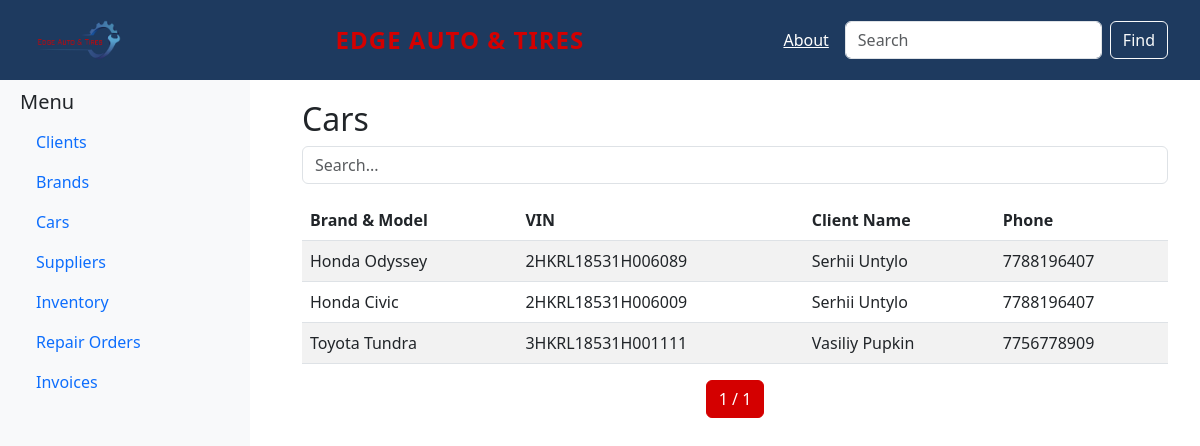
Page /cars/ on the earlier database version.
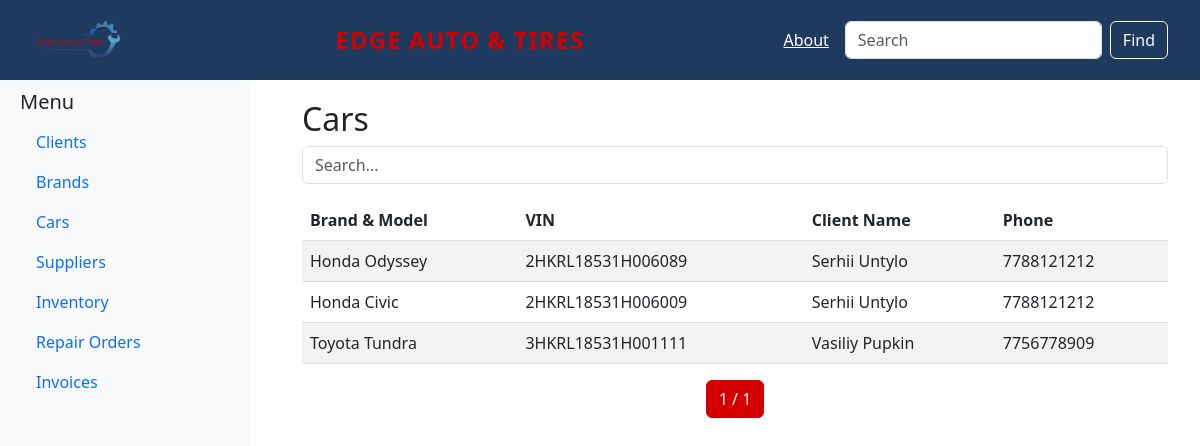
Same page on the later database version.
### cars/models.py (models this page shows, shortened)
class Car(models.Model):
    client = models.ForeignKey(Client, on_delete=models.CASCADE, related_name="cars")
    model = models.ForeignKey(CarModel, on_delete=models.CASCADE, related_name="cars")
    year = models.PositiveIntegerField(verbose_name="Year")
    vin = models.CharField(max_length=17, unique=True, verbose_name="VIN Number")

class Client(models.Model):
    first_name = models.CharField(max_length=50, verbose_name="First Name")
    last_name = models.CharField(max_length=50, verbose_name="Last Name")
    address = models.TextField(verbose_name="Address")
    phone = models.CharField(max_length=15, unique=True, verbose_name="Phone")

class CarModel(models.Model):
    brand = models.ForeignKey(Brand, on_delete=models.CASCADE, related_name="models")
    name = models.CharField(max_length=100, verbose_name="Model")

class Brand(models.Model):
    name = models.CharField(max_length=100, unique=True, verbose_name="Brand")

### cars/views.py (the view, shortened to what this page needs)
# urls.py: path("cars/", car_list, name="car_list"),
def car_list(request):
    query = request.GET.get("q", "").strip()
    cars = Car.objects.select_related("model__brand", "client").all()
    paginator = Paginator(cars, 15)
    page_number = request.GET.get("page")
    page_obj = paginator.get_page(page_number)
    if request.headers.get('x-requested-with') == 'XMLHttpRequest':
        table_html = render(request, "partials/car_table.html", {"page_obj": page_obj}).content.decode("utf-8")
        pagination_html = render(request, "partials/pagination.html", {"page_obj": page_obj}).content.decode("utf-8")
        return JsonResponse({"table_html": table_html, "pagination_html": pagination_html})
    return render(request, "car_list.html", {"page_obj": page_obj, "query": query})

### cars/templates/car_list.html (shortened to what this page needs)
{% extends 'base.html' %}
{% block content %}
<div class="container">
    <h2>Cars</h2>
    <input type="text" id="search" class="form-control mb-3" placeholder="Search...">
    <div id="car-table-container">
        {% include "partials/car_table.html" %}
    </div>
    <nav id="pagination">
        {% include "partials/pagination.html" %}
    </nav>
</div>
{% endblock %}

### cars/templates/partials/car_table.html
<table class="table table-striped">
    <thead>
        <tr>
            <th>Brand & Model</th>
            <th>VIN</th>
            <th>Client Name</th>
            <th>Phone</th>
        </tr>
    </thead>
    <tbody>
        {% for car in page_obj %}
        <tr>
            <td>{{ car.model.brand.name }} {{ car.model.name }}</td>
            <td>{{ car.vin }}</td>
            <td>{{ car.client.first_name }} {{ car.client.last_name }}</td>
            <td>{{ car.client.phone }}</td>
        </tr>
        {% empty %}
        <tr>
            <td colspan="4" class="text-center text-muted">No cars found</td>
        </tr>
        {% endfor %}
    </tbody>
</table>

Differences in the rows shown:
changed through a linked row, Car "2HKRL18531H006089": client.phone "7788196407" → "7788121212"
changed through a linked row, Car "2HKRL18531H006009": client.phone "7788196407" → "7788121212"
